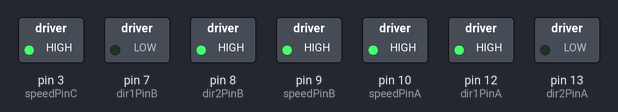
Simulated run of this sketch. Board: Arduino Uno, built with avr-gcc and run on an emulated ATmega328P. On the bench: switched loads named in the sketch (green lamp = pin HIGH).

Above: at 0.15 s.
At 1.65 s:
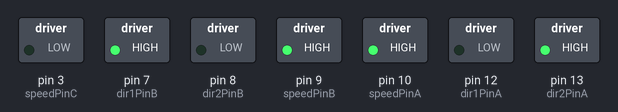
At 2.55 s:
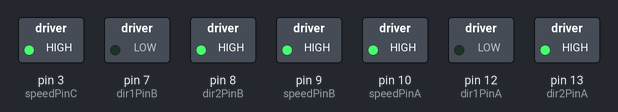
At 3.45 s:
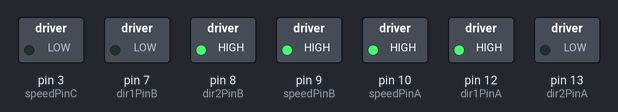
At 5.55 s:
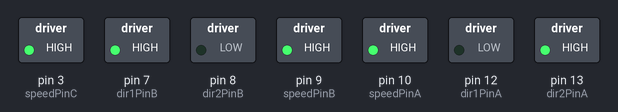
At 7.8 s:
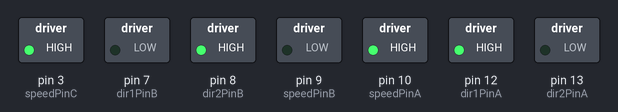
Timing chart, 0 to 8.3 s (numbered marks = the images above):
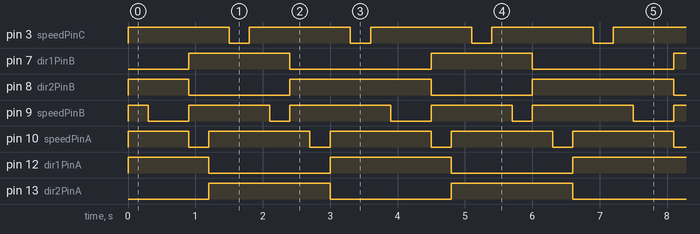

The sketch:

escProgram.ino
```cpp
// Hall A
int dir1PinA = 12;
int dir2PinA = 13;
int speedPinA = 10; // Needs to be a PWM pin to be able to control motor speed

// Hall B
int dir1PinB = 7;
int dir2PinB =8;
int speedPinB = 9; // Needs to be a PWM pin to be able to control motor speed

//Hall C
int dir1PinC = 2;
int dir2PinC =4;
int speedPinC = 3; // Needs to be a PWM pin to be able to control motor speed


void setup() {  // Setup runs once per reset
Serial.begin(9300);
  pinMode(dir1PinA,OUTPUT);
  pinMode(dir2PinA,OUTPUT);
  pinMode(speedPinA,OUTPUT);
  pinMode(dir1PinB,OUTPUT);
  pinMode(dir2PinB,OUTPUT);
  pinMode(speedPinB,OUTPUT);
}

void loop() {
  hallBHigh();
  hallCHigh();
  hallALow();
  delay(300);
  hallCHigh();
  hallALow();
  hallBOff();
  delay(300);
  hallCHigh();
  hallALow();
  hallBOff();
  delay(300);
  hallCHigh();
  hallBLow();
  hallAOff();
  delay(300);
  hallAHigh();
  hallCHigh();
  hallBLow();
  delay(300);
  hallAHigh();
  hallBLow();
  hallCOff();
  delay(300);
  hallAHigh();
  hallBLow();
  hallCLow();
  delay(300);
  hallAHigh();
  hallBOff();
  hallCLow();
  delay(300);
  hallAHigh();
  hallBHigh();
  hallCLow();
  delay(300);
  hallAOff();
  hallBHigh();
  hallCLow();
  delay(300);
  hallALow();
  hallBHigh();
  hallCLow();
  delay(300);
  hallALow();
  hallBHigh();
  hallCOff();
  delay(300);
}

void hallAHigh()  {
  analogWrite(speedPinA, 255);
  digitalWrite(dir1PinA, LOW);
  digitalWrite(dir2PinA, HIGH);
}

void hallBHigh()  {
  analogWrite(speedPinB, 255);
  digitalWrite(dir1PinB, LOW);
  digitalWrite(dir2PinB, HIGH);

}

void hallCHigh()  {
  analogWrite(speedPinC, 255);
  digitalWrite(dir1PinC, LOW);
  digitalWrite(dir2PinC, HIGH);
}


void hallALow()  {
  analogWrite(speedPinA, 255);
  digitalWrite(dir2PinA, LOW);
  digitalWrite(dir1PinA, HIGH);
}

void hallBLow()  {
  analogWrite(speedPinB, 255);
  digitalWrite(dir2PinB, LOW);
  digitalWrite(dir1PinB, HIGH);
}

void hallCLow()  {
    analogWrite(speedPinC, 255);
  digitalWrite(dir2PinC, LOW);
  digitalWrite(dir1PinC, HIGH);
}


void hallAOff()  {
  analogWrite(speedPinA, 0);

}

void hallBOff()  {
  analogWrite(speedPinB, 0);

}

void hallCOff()  {
  analogWrite(speedPinC, 0);

}

void allOff()  {
   hallAOff();
   hallBOff();
   hallCOff();

}
```

Measured:
- by itself, pin 3 (speedPinC): alternates HIGH for 1.5 s and LOW for 0.30 s
- by itself, pin 7 (dir1PinB): alternates HIGH for 1.5 s and LOW for 2.1 s
- by itself, pin 8 (dir2PinB): repeats every 3.6 s: LOW 1.5 s, HIGH 2.1 s
- by itself, pin 9 (speedPinB): repeats every 3.6 s: LOW 0.60 s, HIGH 1.2 s, LOW 0.30 s, HIGH 1.5 s
- by itself, pin 10 (speedPinA): repeats every 1.8 s: LOW 0.30 s, HIGH 1.5 s
- by itself, pin 12 (dir1PinA): repeats every 3.6 s: LOW 1.8 s, HIGH 1.8 s
- by itself, pin 13 (dir2PinA): alternates HIGH for 1.8 s and LOW for 1.8 s
